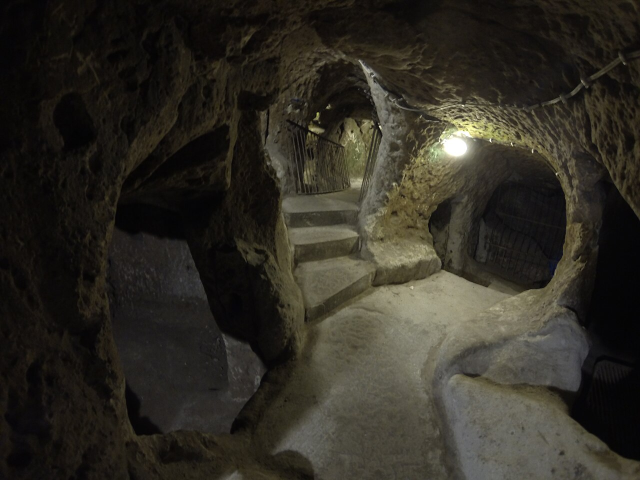
#> input picture assets/scene2_tunnel.jpg, 1280 x 960 px (shown at 1/2 size)
$ python size_preview.py
#> lines starting #> are read from the running program, lines starting #| are printed output that depends on the picture
"""
size_preview.py
Generates a 1080x1920 image showing Anton at multiple sizes
so you can pick the right one without rendering a full video.
Shows the actual pill-box caption style exactly as it appears in the video.
"""
from PIL import Image, ImageDraw, ImageFont, ImageFilter
import os

FONTS_DIR  = "fonts"
BG_SCENE   = "assets/scene2_tunnel.jpg"
OUT_PATH   = r"C:\Users\omokolade\.gemini\antigravity-cli\brain\4b4eb2b3-3526-4c80-80e3-820420a62e57\size_preview.jpg"

W, H = 1080, 1920

COL_GOLD   = (255, 215,   0)
COL_WHITE  = (255, 255, 255)
COL_GRAY   = (145, 145, 145)
COL_PILL   = (16,  16,  16, 210)
COL_LABEL  = (200, 200, 200, 255)

# Sizes to compare — current V7 + bigger options
SIZES = [56, 68, 80, 100]

# Sample phrase exactly as it appears mid-video (3 words, word 2 is active)
WORDS = ["WHAT", "HE", "STUMBLED"]

def draw_caption(draw, overlay_draw, font, words, active_idx, y_center):
    parts = []
    for i, w in enumerate(words):
        col = COL_GOLD if i == active_idx else (COL_WHITE if i < active_idx else COL_GRAY)
        parts.append((w, col))

    full = " ".join(w for w, _ in parts)
    bb = draw.textbbox((0, 0), full, font=font)
    tw, th = bb[2] - bb[0], bb[3] - bb[1]

    px, py = 44, 20
    x0 = (W - tw) // 2 - px
    y0 = y_center - th // 2 - py
    x1 = (W - tw) // 2 + tw + px
    y1 = y_center + th // 2 + py
    overlay_draw.rounded_rectangle([x0, y0, x1, y1], radius=16, fill=COL_PILL)

    x = (W - tw) // 2
    for i, (word, col) in enumerate(parts):
        draw.text((x, y_center - th // 2), word, font=font, fill=col)
        wb = draw.textbbox((x, y_center - th // 2), word, font=font)
        x = wb[2]
        if i < len(parts) - 1:
            sb = draw.textbbox((x, 0), " ", font=font)
            x += sb[2] - sb[0]

def main():
    # Background
    bg = Image.open(BG_SCENE).convert("RGBA")
    bw, bh = bg.size
#> bw = 1280; bh = 960
    ratio = W / H
    if bw / bh > ratio:
        nh, nw = H, int(H * bw / bh)
#> nh = 1920; nw = 2560
    else:
        nw, nh = W, int(W * bh / bw)
    bg = bg.resize((nw, nh), Image.LANCZOS)
#> bg: PIL image 2560x1920 RGBA
    bg = bg.crop(((nw - W) // 2, (nh - H) // 2, (nw - W) // 2 + W, (nh - H) // 2 + H))
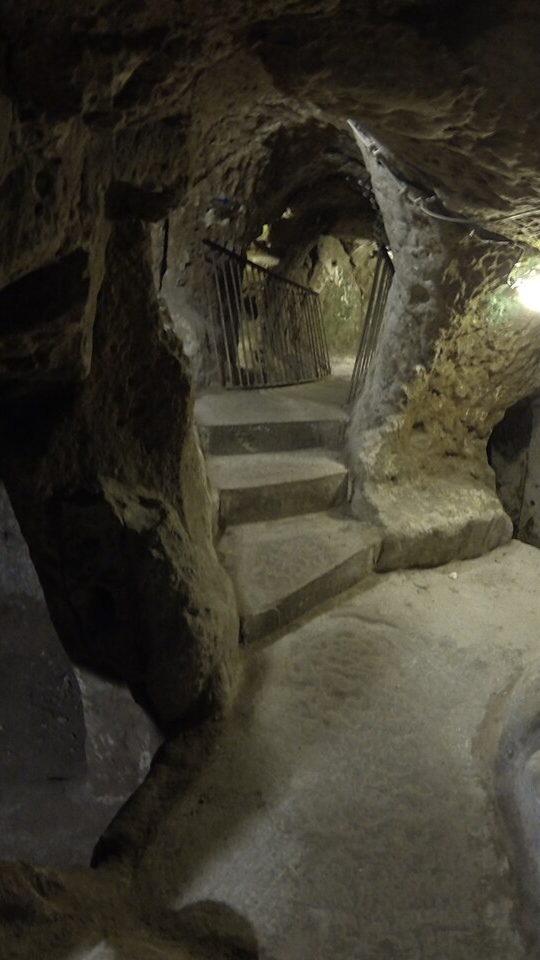
#> bg: PIL image 1080x1920 RGBA (shown at 1/2 size); mean R, G, B, A 60.6, 57, 44.8, 255
    bg = bg.filter(ImageFilter.GaussianBlur(1.2))

    # Dark overlay
    dark = Image.new("RGBA", (W, H), (0, 0, 0, 140))
    bg = Image.alpha_composite(bg, dark)
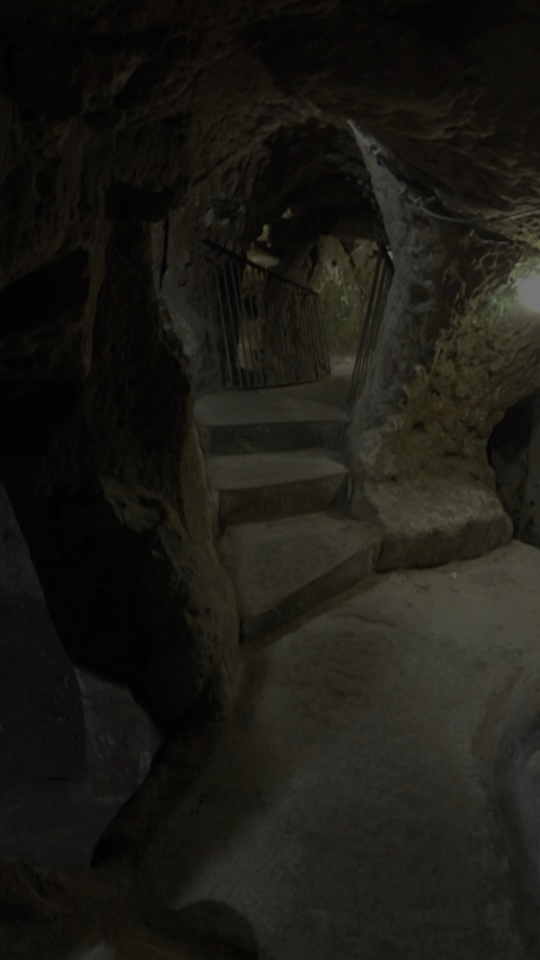
#> bg: PIL image 1080x1920 RGBA (shown at 1/2 size); mean R, G, B, A 27.4, 25.7, 20.2, 255

    # Label font
    try:
        label_font = ImageFont.truetype(os.path.join(FONTS_DIR, "Montserrat-Variable.ttf"), 34)
        small_font = ImageFont.truetype(os.path.join(FONTS_DIR, "Montserrat-Variable.ttf"), 26)
    except:
        label_font = ImageFont.load_default()
        small_font = label_font

    anton_path = os.path.join(FONTS_DIR, "Anton-Regular.ttf")

    # Title
    draw = ImageDraw.Draw(bg)
    draw.text((W // 2, 80), "ANTON — SIZE COMPARISON", font=label_font,
              fill=COL_GOLD, anchor="mm")
    draw.text((W // 2, 128), "Same phrase  |  Same pill style  |  Same 1080x1920 canvas",
              font=small_font, fill=(180, 180, 180, 255), anchor="mm")
    draw.line([(80, 158), (W - 80, 158)], fill=(255, 215, 0, 150), width=2)

    # Evenly space the 4 size examples vertically
    spacing = (H - 220) // (len(SIZES) + 1)
    for idx, size in enumerate(SIZES):
        y = 180 + spacing * (idx + 1)
        font = ImageFont.truetype(anton_path, size)

        # Draw pill on overlay
        overlay = Image.new("RGBA", (W, H), (0, 0, 0, 0))
        ov_draw = ImageDraw.Draw(overlay)
        draw_caption(draw, ov_draw, font, WORDS, active_idx=1, y_center=y)
        bg = Image.alpha_composite(bg, overlay)
        draw = ImageDraw.Draw(bg)

        # Size label (left side, vertically centred on caption)
        label = f"{size}pt"
        marker = "  <-- V7 current" if size == 56 else ""
        draw.text((60, y), f"{label}{marker}", font=label_font,
                  fill=COL_GOLD if size == 100 else COL_LABEL, anchor="lm")

        # Divider (except after last)
        if idx < len(SIZES) - 1:
            div_y = y + spacing // 2
            draw.line([(80, div_y), (W - 80, div_y)], fill=(60, 60, 60, 180), width=1)
#> this loop made 4 passes
#> pass 2, in main, `bg = Image.alpha_composite(bg, overlay)`:
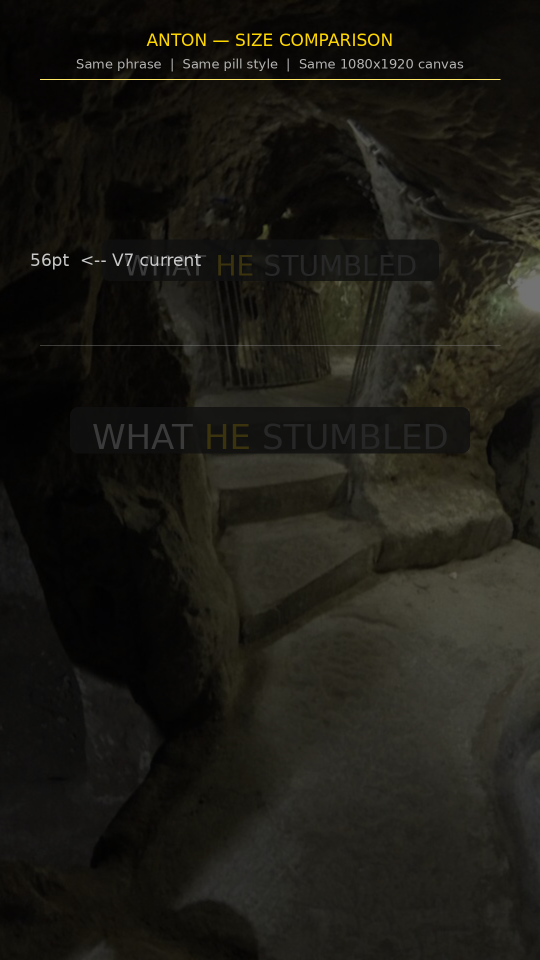
#> bg: PIL image 1080x1920 RGBA (shown at 1/2 size); mean R, G, B, A 28, 26.4, 20.7, 254.9; transparent parts drawn white
#> pass 3, in main, `bg = Image.alpha_composite(bg, overlay)`:
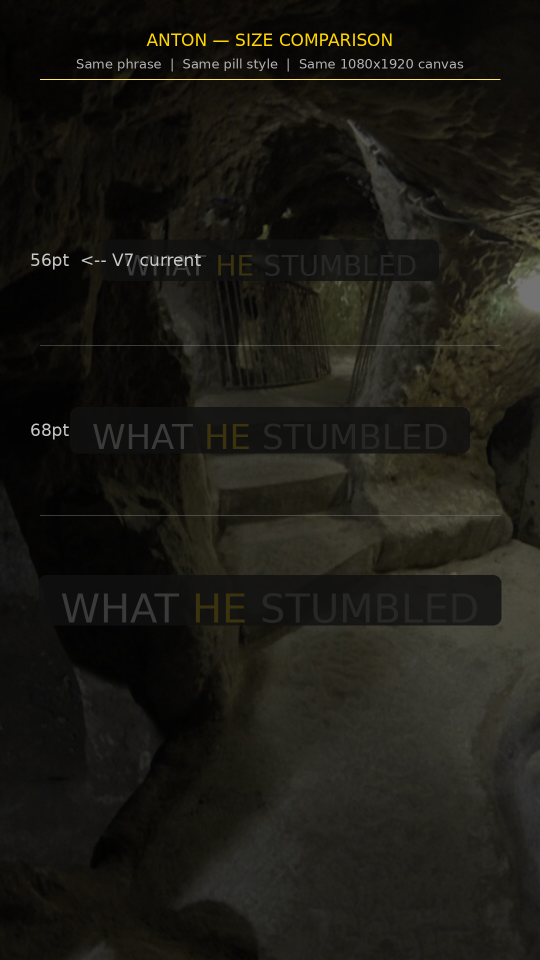
#> bg: PIL image 1080x1920 RGBA (shown at 1/2 size); mean R, G, B, A 27.6, 25.9, 20.5, 254.8; transparent parts drawn white
#> after the loop:
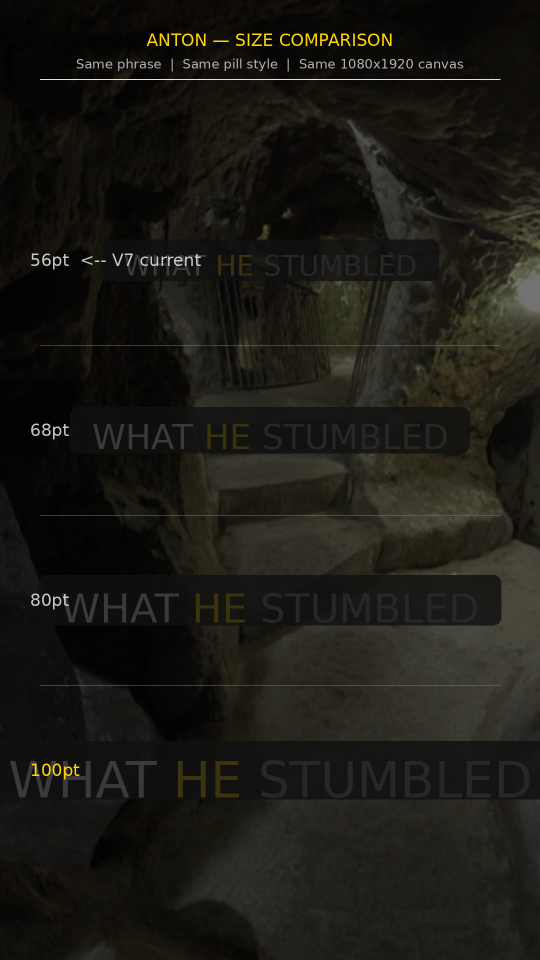
#> bg: PIL image 1080x1920 RGBA (shown at 1/2 size); mean R, G, B, A 27.3, 25.7, 20.3, 254.8; transparent parts drawn white
#> after the loop:
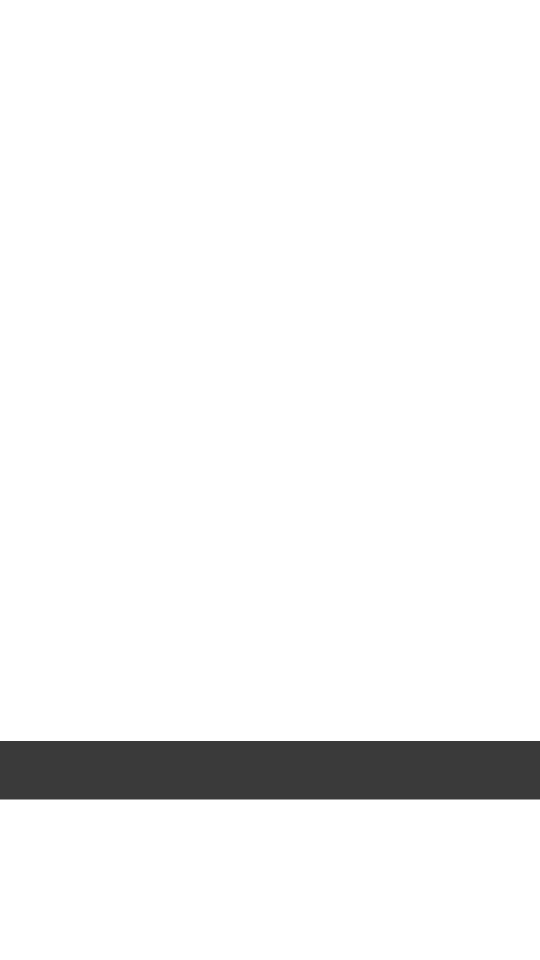
#> overlay: PIL image 1080x1920 RGBA (shown at 1/2 size); mean R, G, B, A 1, 1, 1, 12.8; transparent parts drawn white

    # Footer note
    draw.line([(80, H - 110), (W - 80, H - 110)], fill=(255, 215, 0, 120), width=2)
    draw.text((W // 2, H - 72), "Active word = GOLD  |  Past = WHITE  |  Future = GRAY",
              font=small_font, fill=(160, 160, 160, 255), anchor="mm")
    draw.text((W // 2, H - 38), "Pill box background exactly as rendered in video",
              font=small_font, fill=(120, 120, 120, 255), anchor="mm")

    bg.convert("RGB").save(OUT_PATH, quality=96)
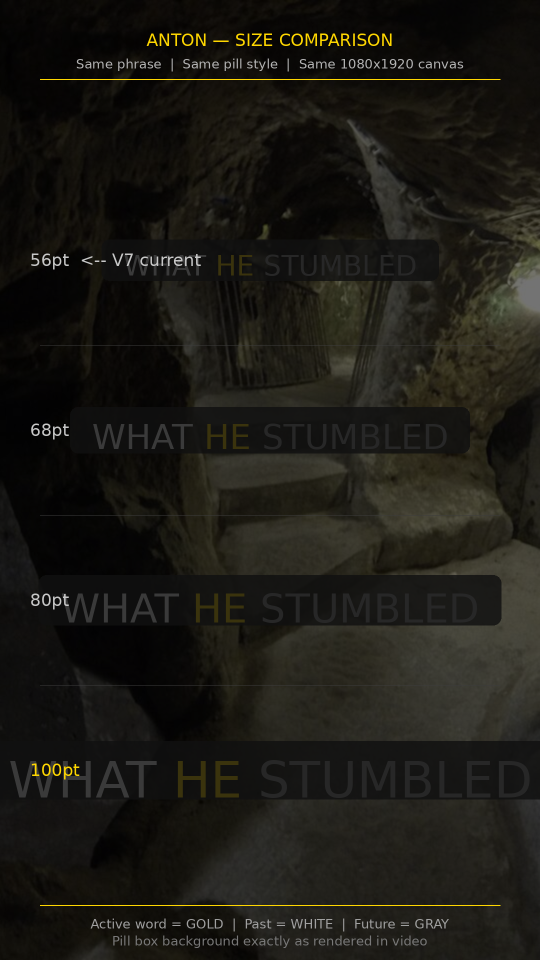
#> saved as size_preview.jpg: PIL image 1080x1920 RGB (shown at 1/2 size); mean R, G, B 27.8, 26.2, 20.7
    print(f"Saved -> {OUT_PATH}")

if __name__ == "__main__":
    main()

$ run again, with assets/scene08_ozkonak_tunnel.jpg copied over assets/scene2_tunnel.jpg
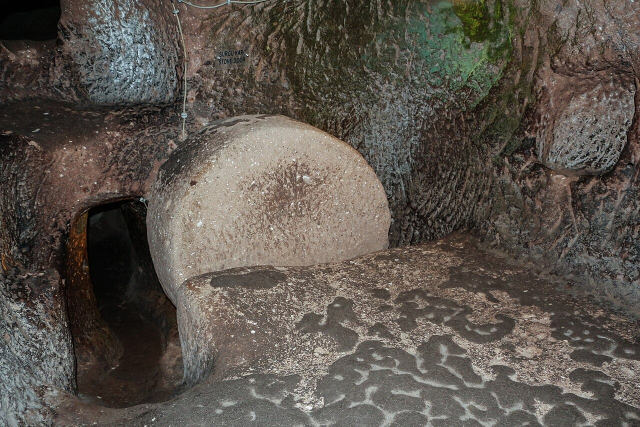
#> input picture assets/scene08_ozkonak_tunnel.jpg, 1280 x 853 px (shown at 1/2 size)
#> in main, `bg = bg.crop(((nw - W) // 2, (nh - H) // 2, (nw - W) // 2 + W, (nh - H..`:
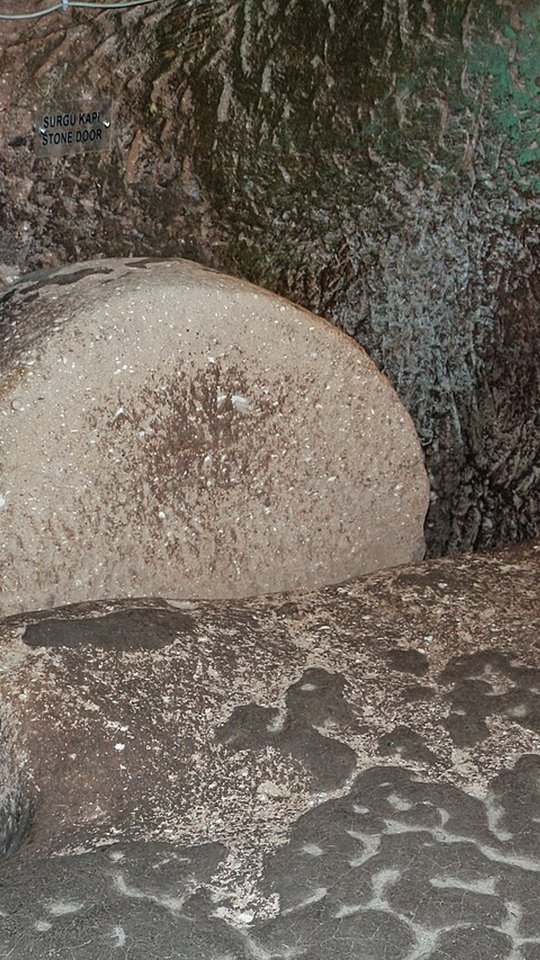
#> bg: PIL image 1080x1920 RGBA (shown at 1/2 size); mean R, G, B, A 111.9, 104, 94.2, 255
#> in main, `bg.convert("RGB").save(OUT_PATH, quality=96)`:
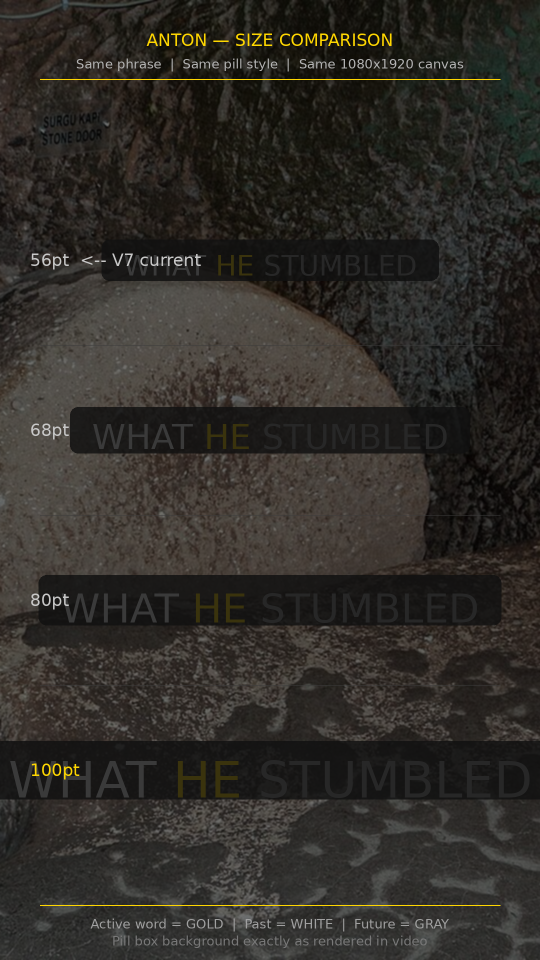
#> saved as size_preview.jpg: PIL image 1080x1920 RGB (shown at 1/2 size); mean R, G, B 47.4, 44.4, 39.7
